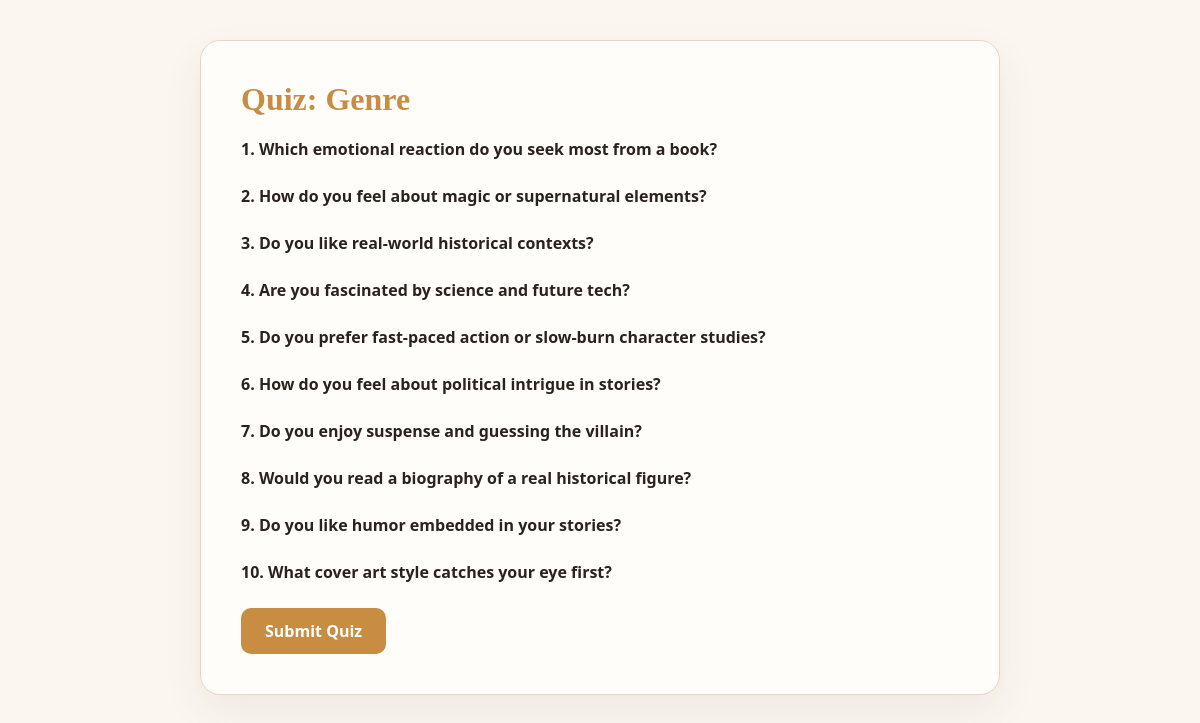
Screenshot of /backend/quiz/quiz-engine.php?type=genre with the database file from the repository.
### tables this page shows
CREATE TABLE `questions` (
  `id` int(11) NOT NULL,
  `quiz_type` varchar(50) NOT NULL,
  `question_text` text NOT NULL
);

### backend/quiz/quiz-engine.php (the view, shortened to what this page needs)
<?php
$host = 'localhost';
$dbname = 'bookmatch';
$username = 'root';
$password = '';
try {
    $pdo = new PDO("mysql:host=$host;dbname=$dbname;charset=utf8mb4", $username, $password);
    $pdo->setAttribute(PDO::ATTR_ERRMODE, PDO::ERRMODE_EXCEPTION);
    $quiz_type = $_GET['type'] ?? 'next-read';
    $stmt = $pdo->prepare("SELECT * FROM questions WHERE quiz_type = ?");
    $stmt->execute([$quiz_type]);
    $questions = $stmt->fetchAll(PDO::FETCH_ASSOC);
} catch (PDOException $e) {
    die("Databasis fout: " . $e->getMessage());
}
?>
<!DOCTYPE html>
<html lang="en">
<head>
    <link rel="stylesheet" href="../assets/css/style.css">
</head>
<body>
    <div class="quiz-engine-box">
        <h1>Quiz: <?php echo ucwords(str_replace('-', ' ', $quiz_type)); ?></h1>
        <?php if (empty($questions)): ?>
            <p>Geen vrae gevind vir hierdie quiz in die databasis nie. Voeg asseblief SQL-data by!</p>
        <?php else: ?>
            <form action="save_results.php" method="POST">
                <?php foreach ($questions as $index => $q): ?>
                    <div class="question-block">
                        <p><strong><?php echo ($index + 1) . '. ' . htmlspecialchars($q['question_text']); ?></strong></p>
                    </div>
                <?php endforeach; ?>
                <button type="submit" class="submit-btn">Submit Quiz</button>
            </form>
        <?php endif; ?>
    </div>
</body>
</html>

### assets/css/style.css (style rules this page uses)
html, body { height: auto !important; min-height: 100vh; overflow-x: hidden !important; overflow-y: auto !important; background-color: var(--bg-color, #f9f6f0); color: var(--text-color, #333333); margin: 0; padding: 0; font-family: 'Segoe UI', Tahoma, Geneva, Verdana, sans-serif; }
:root { --bg-primary: #fbf8f3; --bg-sidebar: #f5efe6; --card-bg: #fffbf5; --border-color: #e6dfd5; --text-main: #2d241e; --text-muted: #75685e; --accent-brown: #8b5a2b; --accent-orange: #d97736; --accent-hover: #c46424; --shadow-sm: 0 4px 12px rgba(139, 90, 43, 0.05); --shadow-md: 0 8px 24px rgba(139, 90, 43, 0.08); --radius-lg: 16px; --radius-md: 10px; }
* { box-sizing: border-box; margin: 0; padding: 0; font-family: 'Segoe UI', system-ui, -apple-system, sans-serif; }
body { background-color: var(--bg-primary); color: var(--text-main); min-height: 100vh; }
:root { --bg-cream: #f4ecdf; --sidebar-bg: #efe4d3; --card-bg: #fdfbf7; --border-color: #d8c5ad; --text-main: #3d3328; --accent-orange: #c87d31; --accent-orange-hover: #b46e29; --badge-green-bg: #e2ede3; --badge-green-text: #3c6e47; --badge-yellow-bg: #fbf2df; --badge-yellow-text: #8c6a2e; }
* { box-sizing: border-box; margin: 0; padding: 0; font-family: 'Segoe UI', Tahoma, Geneva, Verdana, sans-serif; }
body { background-color: var(--bg-cream); color: var(--text-main); }

### backend/quiz/quiz-engine.php (style rules this page uses)
body { background: #fbf7f0; font-family: 'Segoe UI', Tahoma, Geneva, Verdana, sans-serif; padding: 40px; color: #2b221e; }
.quiz-engine-box { max-width: 800px; margin: 0 auto; background: #fffdf9; padding: 40px; border-radius: 20px; border: 1px solid #e6d7c3; box-shadow: 0 16px 40px rgba(56, 40, 28, 0.07); }
h1 { color: #c88c42; margin-bottom: 20px; font-family: Georgia, serif; }
.question-block { margin-bottom: 25px; }
.submit-btn { background: #c88c42; color: white; border: none; padding: 12px 24px; border-radius: 10px; cursor: pointer; font-size: 16px; font-weight: bold; }

### rows the page displays
questions: question_text "Which emotional reaction do you seek most from a book?"
questions: question_text "How do you feel about magic or supernatural elements?"
questions: question_text "Do you like real-world historical contexts?"
questions: question_text "Are you fascinated by science and future tech?"
questions: question_text "Do you prefer fast-paced action or slow-burn character studies?"
questions: question_text "How do you feel about political intrigue in stories?"
questions: question_text "Do you enjoy suspense and guessing the villain?"
questions: question_text "Would you read a biography of a real historical figure?"
questions: question_text "Do you like humor embedded in your stories?"
questions: question_text "What cover art style catches your eye first?"

### other values shown
str_replace('-', ' ', $quiz_type) "Genre"
